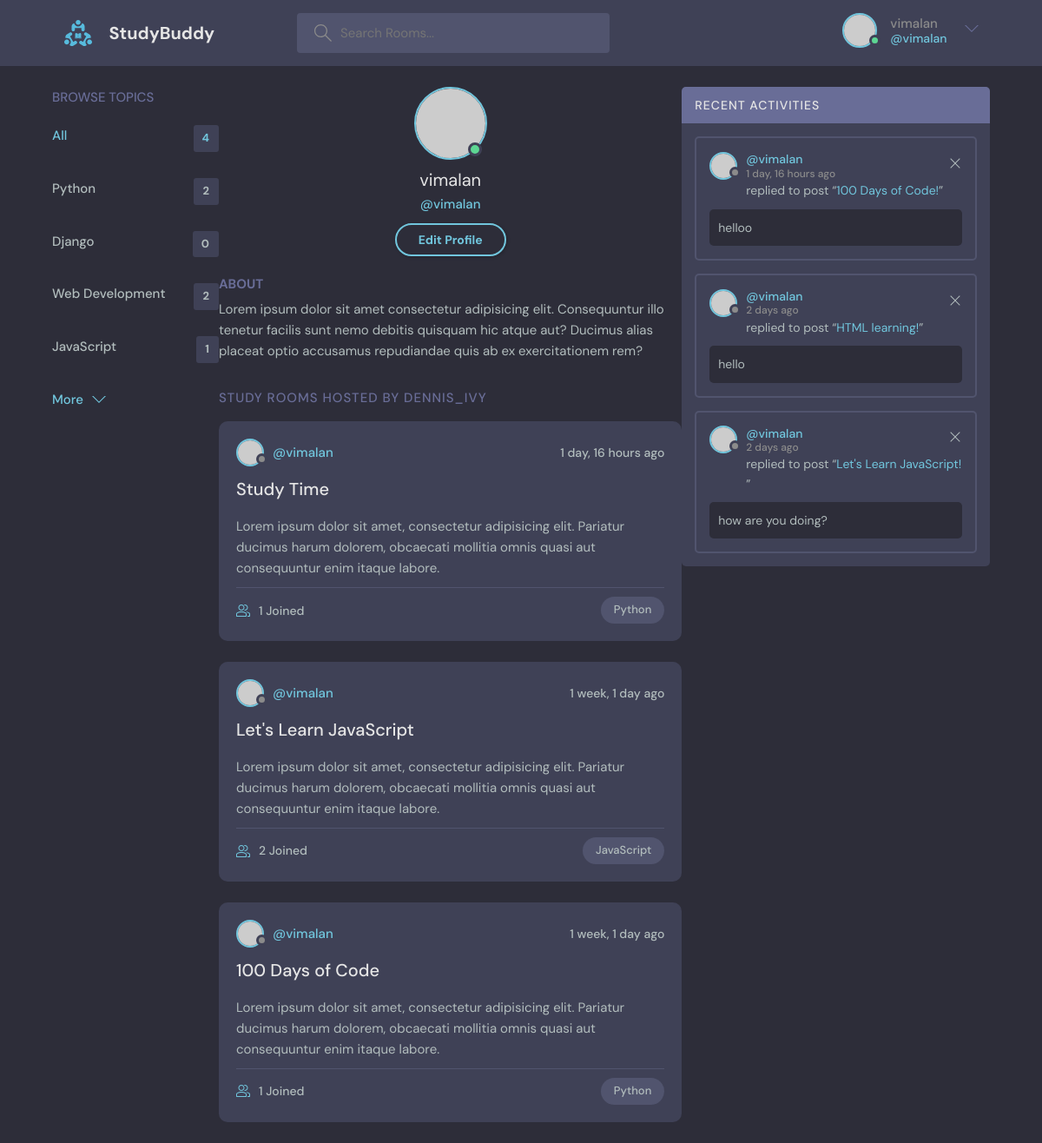
Screenshot of /profile/1 (signed in) with the database file from the repository.
### base/models.py (models this page shows, shortened)
class Topic(models.Model):
    name = models.CharField(max_length=200)

class Room(models.Model):
    host=models.ForeignKey(User, on_delete=models.SET_NULL, null=True)
    topic = models.ForeignKey(Topic, on_delete=models.SET_NULL, null=True)
    name = models.CharField(max_length=200)
    description = models.TextField(null=True, blank=True)
    participants = models.ManyToManyField(User, related_name='participants', blank=True)
    updated = models.DateTimeField(auto_now=True)
    created = models.DateTimeField(auto_now_add=True)
    class Meta:
        ordering=['-updated', '-created']
    def __str__(self):
        return self.name

class Message(models.Model):
    user = models.ForeignKey(User, on_delete=models.CASCADE)
    room = models.ForeignKey(Room, on_delete=models.CASCADE)
    body = models.TextField()
    updated = models.DateTimeField(auto_now=True)
    created = models.DateTimeField(auto_now_add=True)
    class Meta:
        ordering=['-updated', '-created']
    def __str__(self) :
        return self.body[0:50]

### base/views.py (the view)
# urls.py: path('profile/<str:pk>', views.userProfile, name ="user-profile"),
@login_required(login_url ='login')
def userProfile(request,pk):
    user = User.objects.get(id=pk)
    rooms = user.room_set.all()
    room_messages = user.message_set.all()
    topics = Topic.objects.all()
    context ={'user':user,'rooms':rooms,'room_messages':room_messages, 'topics':topics}
    return render(request,'base/profile.html',context)

### base/templates/base/profile.html
{% extends 'main.html' %}
{% block content %}
  <main class="profile-page layout layout--3">
    <div class="container">
      {% include 'base/topics_component.html' %}
      <div class="roomList">
        <div class="profile">
          <div class="profile__avatar">
            <div class="avatar avatar--large active">
              <img src="https://randomuser.me/api/portraits/men/11.jpg" />
            </div>
          </div>
          <div class="profile__info">
            <h3>{{user.username}}</h3>
            <p>@{{user.username}}</p>
            <a href="edit-user.html" class="btn btn--main btn--pill">Edit Profile</a>
          </div>
          <div class="profile__about">
            <h3>About</h3>
            <p>
              Lorem ipsum dolor sit amet consectetur adipisicing elit. Consequuntur illo tenetur
              facilis sunt nemo debitis quisquam hic atque aut? Ducimus alias placeat optio
              accusamus repudiandae quis ab ex exercitationem rem?
            </p>
          </div>
        </div>
        <div class="roomList__header">
          <div>
            <h2>Study Rooms Hosted by dennis_ivy</a>
            </h2>
          </div>
        </div>
        {% include 'base/feed_component.html' %}
      </div>
      {% include 'base/activity_component.html' %}
  {% endblock content %}

### templates/navbar.html (shortened to what this page needs)
{% load static %}
<header class="header header--loggedIn">
    <div class="container">
      <a href="{% url 'home' %}" class="header__logo">
        <img src="{% static 'images/logo.svg' %}" />
        <h1>StudyBuddy</h1>
      </a>
      <form class="header__search" method="GET" action="{% url 'home' %}" >
        <label>
          <input  type="text" name="q" placeholder="Search Rooms..." />
        </label>
      </form>
      <nav class="header__menu">
        {% if request.user.is_authenticated %}
        <div class="header__user">
          <a href="{% url 'user-profile' user.id%}">
            <div class="avatar avatar--medium active">
              <img src="https://randomuser.me/api/portraits/men/37.jpg" />
            </div>
            <p>{{request.user.username }}<span>@{{request.user }}</span></p>
          </a>
          <button class="dropdown-button">
            <svg version="1.1" xmlns="http://www.w3.org/2000/svg" width="32" height="32" viewBox="0 0 32 32">
              <title>chevron-down</title>
              <path d="M16 21l-13-13h-3l16 16 16-16h-3l-13 13z"></path>
            </svg>
          </button>
        </div>
        {% else %}
            <a href="{% url 'login' %}">
              <img src="{% static 'images/avatar.svg' %}" />
              <p>Login</p>
            </a>
        {% endif %}
      </nav>
    </div>
  </header>

### base/templates/base/topics_component.html
<div class="topics">
    <div class="topics__header">
      <h2>Browse Topics</h2>
    </div>
    <ul class="topics__list">
      <li>
        <a href="{% url 'home' %}  " class="active">All <span>{{topics.count}}</span></a>
      </li>
{% for topic in topics %}
      <li>
        <a href="{% url 'home' %}?q={{topic.name}}">{{topic.name}} <span>{{topic.room_set.all.count}}</span></a>
      </li>
      {% endfor %}
    </ul>
    <a class="btn btn--link" href="topics.html">
      More
      <svg version="1.1" xmlns="http://www.w3.org/2000/svg" width="32" height="32" viewBox="0 0 32 32">
        <title>chevron-down</title>
        <path d="M16 21l-13-13h-3l16 16 16-16h-3l-13 13z"></path>
      </svg>
    </a>
  </div>

### base/templates/base/feed_component.html (shortened to what this page needs)
{% for room in rooms %}
<div class="roomListRoom">
    <div class="roomListRoom__header">
      <a href="{% url 'user-profile' room.host.id %}" class="roomListRoom__author">
        <div class="avatar avatar--small">
          <img src="https://randomuser.me/api/portraits/women/11.jpg" />
        </div>
        <span>@{{room.host.username}}</span>
      </a>
      <div class="roomListRoom__actions">
        <span>{{room.created|timesince}} ago</span>
      </div>
    </div>
    <div class="roomListRoom__content">
      <a href="{% url 'room' room.id %}">{{room.name}}</a>
      <p>
        Lorem ipsum dolor sit amet, consectetur adipisicing elit. Pariatur ducimus harum dolorem, obcaecati
        mollitia omnis quasi aut consequuntur enim itaque labore.
      </p>
    </div>
    <div class="roomListRoom__meta">
      <a href="{% url 'room' room.id %}" class="roomListRoom__joined">
        {{room.participants.all.count}} Joined
      </a>
      <p class="roomListRoom__topic">{{room.topic.name}}</p>
    </div>
  </div>
{% endfor %}

### base/templates/base/activity_component.html
<div class="activities">
   <div class="activities__header">
     <h2>Recent Activities</h2>
   </div>
   {% for message in room_messages %}
   <div class="activities__box">
     <div class="activities__boxHeader roomListRoom__header">
       <a href="{% url 'user-profile' message.user.id %}" class="roomListRoom__author">
         <div class="avatar avatar--small">
           <img src="https://randomuser.me/api/portraits/women/11.jpg" />
         </div>
         <p>
           @{{message.user}}
           <span>{{message.created|timesince}} ago</span>
         </p>
       </a>
       {% if request.user == message.user %}
       <div class="roomListRoom__actions">
         <a href="{% url 'delete-message' message.id %}">
           <svg version="1.1" xmlns="http://www.w3.org/2000/svg" width="32" height="32" viewBox="0 0 32 32">
             <title>remove</title>
             <path
               d="M27.314 6.019l-1.333-1.333-9.98 9.981-9.981-9.981-1.333 1.333 9.981 9.981-9.981 9.98 1.333 1.333 9.981-9.98 9.98 9.98 1.333-1.333-9.98-9.98 9.98-9.981z"
             ></path>
           </svg>
         </a>
       </div>
       {% endif %}
     </div>
     <div class="activities__boxContent">
       <p>replied to post “<a href="{% url 'room' message.room.id %}">{{message.room}}!</a>”</p>
       <div class="activities__boxRoomContent">{{message}}
       </div>
     </div>
   </div>
   {% endfor %}
 </div>

### rows the page displays
Topic: name "Python", room_set.all.count "2"
Topic: name "Django", room_set.all.count "0"
Topic: name "Web Development", room_set.all.count "2"
Topic: name "JavaScript", room_set.all.count "1"
Room: host.username "vimalan", created "1 day, 16 hours", name "Study Time", participants.all.count "1", topic.name "Python"
Room: host.username "vimalan", created "1 week, 1 day", name "Let's Learn JavaScript", participants.all.count "2", topic.name "JavaScript"
Room: host.username "vimalan", created "1 week, 1 day", name "100 Days of Code", participants.all.count "1", topic.name "Python"
Message: user "vimalan", created "1 day, 16 hours", room "100 Days of Code", body "helloo"
Message: user "vimalan", created "2 days", room "HTML learning", body "hello"
Message: user "vimalan", created "2 days", room "Let's Learn JavaScript", body "how are you doing?"

### other values shown
{{ request.user.username }} "vimalan"
{{ request.user }} "vimalan"
{{ topics.count }} "4"
{{ user.username }} "vimalan"
